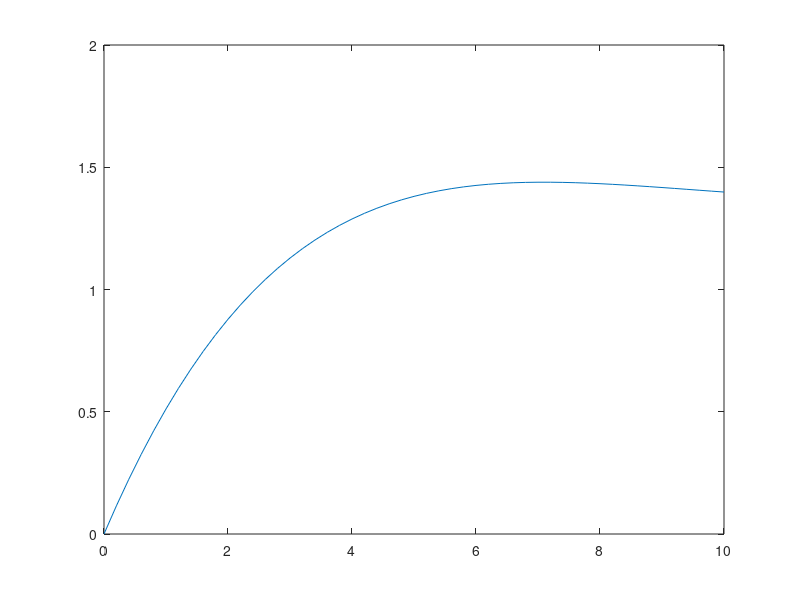

Source code (MATLAB):
A = [ -0.1004 -0.0403 ; 0.0625 0];
B = [0.5 ; 0];
C = [0 0.4016];
D = 0;


% Design of state feedback and integral action system
Ae = [A zeros(size(A,1),1); -C 0]; 
Be = [B; 0]; 

a = 0.9;
w = 0.115;
zeta = 0.75;



w2 =1.45*0.115;
zeta2 = 0.75;


s2kv = a*w + 2*zeta*w;
skv = 2*a*zeta*w^2 + w^2;
konst = a*w^3;

xhat = zeros(size(A,1),1);
xi = 0;
y = 1;
uc = 0;


pc = roots([1 s2kv skv konst]);
Le = place(Ae,Be,pc); 
L = Le(1:size(A,1));
li = Le(size(A,1)+1);
lr = 0; % direct coupling from reference value, not needed since use of integral action


% Design of observer

po = roots([1 2*zeta2*w2 w2^2]);
K = place(A',C',po)'; % calculate K vector

% Design of SOI controller system, the total
AR = [A-B*L-K*C -B*li; zeros(1,size(A,1)) 0];
BRy = [K; -1];
BRr = [B*lr; 1];
CR = [-L -li];
DRy = 0;
DRr = lr;
Gr = -ss(AR,BRy,CR,DRy); 

h = 0.2;
Hp = c2d(Gr,h); % sample and discretize the controller

[AR2 BRy2 CR2 DRy2] = ssdata(Hp); %get the discretized matrices


T = 0:0.2:10;       % simulation time = 10 seconds
U = ones(size(T)); % u = 1; this is a step input
[Y, Tsim, X] = lsim(Hp,U,T);
figure(1)
plot(Tsim,Y) %plot the stepresponse
